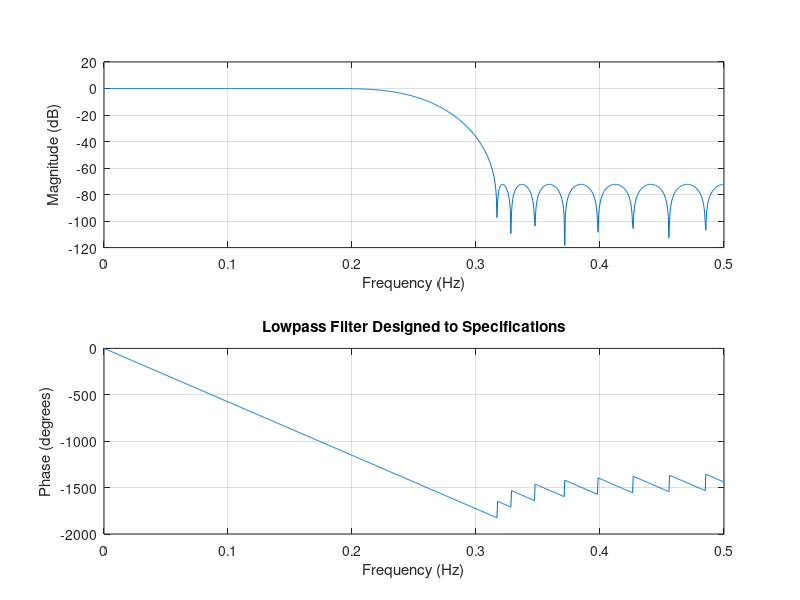

This figure's MATLAB source: (Note: this script raises an error after producing the figure.)
clear all;
clc;
close all;

%% Section 1.a

rp = 3;           % Passband ripple
rs = rp;          % Stopband ripple
f = 0.5;    % Cutoff frequencies
a = [1 0];        % Desired amplitudes
delta_sp = 10^(-72/20);
delta = 0.131;
fs = 1;
filterFunc = [0.5-delta 0.5+delta];
[n,fo,ao,w] = firpmord(filterFunc,[1 0],[delta_sp delta_sp], 2);
b = firpm(n,fo,ao,w);
freqz(b,1,1024,fs)
title('Lowpass Filter Designed to Specifications')
















%% Question 5 - STFT

[x, fs] = audioread('sentence_male_speaker.wav');
% soundsc(x, fs);

% 5.b.1

win_len = 128;
noverlap = floor(0.75*win_len);
c = jet;
nfft = 192;
[X1,X_one_sided1] = dstft(x,win_len, noverlap, nfft);
figure(1)
colormap(c)
imagesc(db(abs(X_one_sided1)));
axis('xy')
title(['DSTFT [WinLen, overlap, nfft] = ['  num2str(win_len) ', '  num2str(noverlap) ', ' num2str(nfft)  ']']);

% 5.b.2

win_len = 1024;
noverlap = floor(0.75*win_len);
nfft = 1536;
[X2,X_one_sided2] = dstft(x,win_len, noverlap, nfft);
figure(2)
colormap(c)
imagesc(db(abs(X_one_sided2)));
axis('xy')
title(['DSTFT [WinLen, overlap, nfft] = ['  num2str(win_len) ', '  num2str(noverlap) ', ' num2str(nfft)  ']']);

% 5.b.3

win_len = 4096;
noverlap = floor(0.5*win_len);
nfft = 6144;
[X3,X_one_sided3] = dstft(x,win_len, noverlap, nfft);
figure(3)
colormap(c);
imagesc(db(abs(X_one_sided3)));
axis('xy')
title(['DSTFT [WinLen, overlap, nfft] = ['  num2str(win_len) ', '  num2str(noverlap) ', ' num2str(nfft)  ']']);


%% IDSTFT



x_hat = idsftf(X3, win_len, noverlap, nfft);
Ts = 1/fs;
t = Ts*(1:length(x));
t_hat = Ts*(1:length(x_hat));
figure(4)

plot(t, (x),'-', 'LineWidth', 1.5);
title(['x(t) and x_hat(t) reconstructed with WOLA']) 
xlabel('t [secs]')
ylabel('Amp')
legend({'x(t)'})
hold on;

plot(t_hat, (x_hat),'-', 'LineWidth', 1.5);
legend({'x_hat(t)'})
